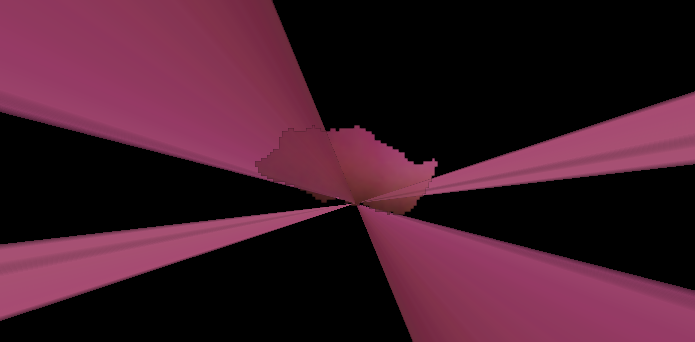
#> input picture Sessions/session_20260815_155014/mosaic.png, 695 x 342 px
$ python -i mosaic.py   (imports and definitions only)
#> lines starting #> are read from the running program, lines starting #| are printed output that depends on the picture; after the words box and inside, x2 and y2 are one past the last pixel; in counts of white or black regions, pixels touching at a corner belong together
#> further down, picture is the input picture: shape (342, 695, 3); mean B, G, R 41.8, 26.7, 64.2
"""Stitch the red-eye (fundus) extracts of one capture session into a mosaic.

Each capture isolates the pixels the flash brought back through the pupil — a
small, irregular patch of retina.  Different gaze directions expose different
patches, so several captures of the same eye can be registered and blended into a
wider view of the fundus than any single flash can reach.

Design notes
────────────
* **Feature-based**, SIFT preferred with an ORB fallback: the patches overlap only
  partially and sit at different scales/rotations as the eye rolls, so a plain
  translation model is not enough.  SIFT is markedly better on this low-contrast,
  low-texture material; ORB is there because SIFT is absent from some OpenCV
  builds (notably older ARM ones on the Pi).
* Features are detected on a **contrast-boosted** copy of the patch, but only
  inside its own mask — the black surround is not real image content and its
  border generates strong, meaningless corners.
* Registration is **graph-based**, not sequential.  Every pair of captures is
  matched once, and the resulting graph decides both where to start and what to
  add: the seed is the best-connected image (most inlier matches to the others,
  inside the largest connected component), not whichever happened to be captured
  first.  A poor first capture therefore no longer caps the whole mosaic.
* The mosaic then grows greedily — at each step the unplaced image with the
  strongest link to what is already placed joins, so a capture that overlaps ANY
  placed image lands, not only one that overlaps its predecessor.  When it
  overlaps several, its position is fitted jointly to all of them: the inlier
  correspondences from every placed neighbour are mapped into mosaic coordinates
  and one homography is fitted to the pooled set (RANSAC), which is the standard
  resection and beats chaining through an arbitrary single neighbour.
* Anything the graph could not attach gets one more chance against the RENDERED
  mosaic, whose blended overlap region carries features no single patch has.
* Blending is a masked running average, which hides the seams without needing a
  full multi-band pyramid.

Usable with no hardware: `python mosaic.py <session_dir> [-o out.png]`.
"""

from __future__ import annotations

import glob
import os
import sys

import cv2
import numpy as np

# ── tuning ──
# Three separate gates, easily confused, in the order a pair passes through them:
#   MIN_MATCHES  good descriptor matches needed before a model is even FITTED
#   MIN_INLIERS  RANSAC inliers needed to accept that fit
#   MIN_NCC      photometric agreement over the overlap — the decisive one
# All three used to sit at 8, which was far too strict at both of the first two.
# Measured on a real 14-capture session, the pair 1-2 produces 5 good matches, a
# 4-inlier similarity, and an NCC of 0.80 over 24k px of overlap — an unambiguous
# true overlap that an 8-match gate discards before ever looking at the pixels.
# A similarity needs two correspondences and a homography four, so four good
# matches is the algebraic floor; below that there is nothing to fit.  Everything
# above it is decided by whether the patches actually agree, not by how many
# descriptors happened to survive the ratio test on 30x25px of low-contrast tissue.
MIN_MATCHES = 4           # fewest good descriptor matches worth fitting a model to
MIN_KEYPOINTS = 4         # ...and fewest keypoints for a patch to be matchable
# Fewest RANSAC inliers to accept a fit.  Deliberately low, because inlier count is
# the WEAK test on this material and photometric agreement (MIN_NCC) is the strong
# one.  Measured over a real 14-capture session (extracts of 31x26 to 42x33 px,
# 32-55 keypoints each): every true pairing had only 3-5 inliers but scored NCC
# 0.53-0.91, while wrong pairings reached 5-8 inliers and scored below 0.46.  An
# inlier floor high enough to exclude the latter excludes all of the former too.
# A similarity is determined by two correspondences, so three leaves one to spare.
MIN_INLIERS = 3
LOWE_RATIO = 0.78         # Lowe ratio test for descriptor matching
RANSAC_REPROJ = 4.0       # px reprojection tolerance for findHomography
MIN_INLIER_FRAC = 0.30    # inliers/matches below this = a bogus alignment
# The canvas is sized to the union of everything the graph placed, so this margin
# is only headroom for the rescue pass (and for looking at the result).
CANVAS_MARGIN = 0.35      # pad the union by this fraction of its longest side
MAX_DIM = 2600            # cap the canvas so a runaway homography cannot explode it
# A capture is a patch of the SAME fundus seen from a slightly different gaze, so a
# homography that changes its area by more than this is not a registration.
MAX_AREA_RATIO = 6.0
# A homography has 8 degrees of freedom.  Fitted to the dozen-odd matches these
# small patches yield, it happily "explains" them with a violent projective warp
# that folds the patch over its own horizon — an alignment that looks excellent by
# inlier count and is nonsense.  So the model is chosen by the evidence: a
# similarity (4 DOF: rotate, uniform scale, translate) is what a small gaze change
# over a small patch actually produces, and the full homography is only allowed in
# when there are plenty of matches AND it earns its extra freedom in inliers.
HOMOGRAPHY_MIN_MATCHES = 25
HOMOGRAPHY_GAIN = 1.15    # homography needs this many times the similarity's inliers

# Inlier counts alone do NOT establish a match here.  Every capture is the same kind
# of blotchy, self-similar tissue, so two patches that barely touch — or do not
# overlap at all — still turn up a handful of mutually consistent descriptors, and a
# transform fitted to them stacks the patches on top of each other.  So every
# candidate is verified photometrically: warp one patch onto the other and correlate
# the pixels where they actually land together.  This is the decisive test —
# on a real session, true and false pairings separate at 0.46/0.53 with no overlap
# in between, and on synthetic captures at 0.19/0.79.
MIN_OVERLAP_FRAC = 0.12   # overlap must be this much of the smaller patch
MIN_OVERLAP_PX = 200      # ...and this many analysis-space pixels
MIN_NCC = 0.50            # zero-mean normalised correlation over that overlap
CLAHE_CLIP = 3.0
CLAHE_TILE = 8

# A red-eye extract is a SMALL patch (measured: 28x23 to 93x56 px) adrift in an
# otherwise black 480x640 frame.  Run at that scale, SIFT finds 0-7 keypoints —
# far too few to match.  Cropping to the patch and enlarging it to ANALYSIS_SIZE
# takes the same patches to 32-95 keypoints, which is what makes feature-based
# stitching viable here at all.  Detection therefore happens in a per-image
# "analysis space", and the resulting homography is mapped back afterwards.
ANALYSIS_SIZE = 240       # longest side of the crop fed to the detector, px
ANALYSIS_PAD = 4          # px of context kept around the patch when cropping
ANALYSIS_ERODE = 5        # mask erosion IN ANALYSIS SPACE (~1px of original).
                          # Measured: dropping it to 3 costs real registrations,
                          # and raising it costs more — see KP_SUPPORT_CLEAR.

# Keeping the detector off the patch's own black border, properly.
#
# Eroding the mask is the blunt version of this: it forbids keypoint CENTRES near
# the rim, uniformly, whatever their scale — so a small, perfectly clean feature
# 6px in is deleted to protect a large one whose support genuinely straddles the
# edge.  The per-keypoint test below is the right shape instead: a keypoint is
# contaminated only if ITS OWN support region reaches the boundary, which is what
# `dist_to_edge >= KP_SUPPORT_CLEAR * kp.size / 2` says.
#
# DEFAULT OFF, because measurement says so.  Over two real sessions (14 and 13
# captures), against the NCC-verified true pairs of the first:
#
#   erode=5, off     1303 kp    6/6 true pairs, 0 false   <- current behaviour
#   erode=3, x0.5    1446 kp    6/6 true pairs, 0 false
#   erode=5, x0.5    1034 kp    4/6 true pairs
#   erode=1, x1.0    1392 kp    4/6 true pairs
#   erode=1, x1.5     769 kp    3/6 true pairs
#   erode=1, x2.0     343 kp    0/6 true pairs  — total collapse
#
# The reason is scale.  A 31x26px extract has no well-interior region relative to
# SIFT's descriptor support, so on this material "clean of the boundary" and "has
# any features at all" are in direct conflict — the boundary-adjacent keypoints
# ARE the ones doing the matching, and ~77% of all keypoints are within 12
# analysis-px of the rim.  Set it above 0 once the scan captures at full sensor
# resolution, where the same patch carries four times the interior area and there
# is genuinely something to keep; the numbers above are what tightening costs
# before that point.
KP_SUPPORT_CLEAR = 0.0
MOSAIC_UPSCALE = 3.0      # render the mosaic this much larger than the source, so
                          # the stitched fundus is not limited to ~50px of detail
MAX_PASSES = 6            # backstop on the agglomeration loop.  It already stops
                          # when a pass merges nothing, and each pass at least
                          # halves the count when it does merge, so this is only
                          # ever reached if something pathological is happening.


def _detector():
    """SIFT if this OpenCV build has it, else ORB.  Returns (detector, norm)."""
    if hasattr(cv2, "SIFT_create"):
        try:
            return cv2.SIFT_create(nfeatures=1500), cv2.NORM_L2, "SIFT"
        except cv2.error:
            pass
    return cv2.ORB_create(nfeatures=2000), cv2.NORM_HAMMING, "ORB"


def content_bbox(mask):
    """(x0, y0, w, h) of the non-zero content, or None."""
    ys, xs = np.nonzero(mask)
    if not len(xs):
        return None
    x0, x1 = int(xs.min()), int(xs.max())
    y0, y1 = int(ys.min()), int(ys.max())
    return x0, y0, x1 - x0 + 1, y1 - y0 + 1


def _analysis(bgr, mask=None):
    """Crop to the patch and enlarge it for feature detection.

    Returns (gray, mask, S) where S is the 3x3 transform taking ORIGINAL image
    coordinates into this analysis image, so a homography found here can be mapped
    back.  Without this the patches are far too small for SIFT to describe.
    """
    gray = bgr if bgr.ndim == 2 else cv2.cvtColor(bgr, cv2.COLOR_BGR2GRAY)
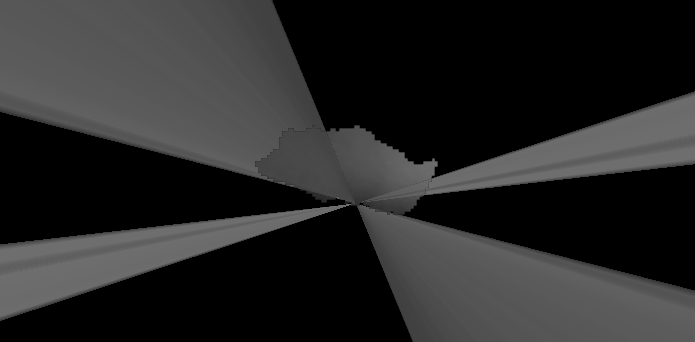
#> gray: shape (342, 695); min 0, max 110, mean 39.7
    if mask is None:
        mask = (gray > 0).astype(np.uint8) * 255
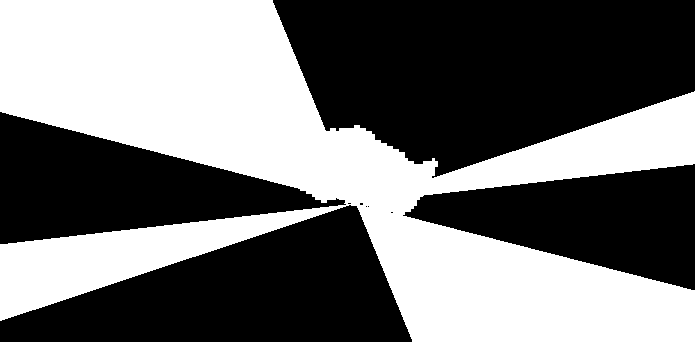
#> mask: shape (342, 695); 45.2% white; 1 white region, box (x1, y1, x2, y2) and area: (0, 0, 695, 342) 107340
    bb = content_bbox(mask)
#> in content_bbox, `x0, x1 = int(xs.min()), int(xs.max())`: x0 = 0; x1 = 694
#> in content_bbox, `y0, y1 = int(ys.min()), int(ys.max())`: y0 = 0; y1 = 341
#> bb = (0, 0, 695, 342)
    if bb is None:
        return None, None, None
    x0, y0, bw, bh = bb
#> x0 = 0; y0 = 0; bw = 695; bh = 342
    p = ANALYSIS_PAD
    x0 = max(0, x0 - p); y0 = max(0, y0 - p)
    x1 = min(gray.shape[1], x0 + bw + 2 * p)
#> x1 = 695
    y1 = min(gray.shape[0], y0 + bh + 2 * p)
#> y1 = 342
    crop = gray[y0:y1, x0:x1]
    cmask = mask[y0:y1, x0:x1]
    if crop.size == 0:
        return None, None, None

    s = ANALYSIS_SIZE / float(max(crop.shape[0], crop.shape[1]))
    s = max(s, 1.0)                       # never shrink; small patches need scale
    nw, nh = max(1, int(crop.shape[1] * s)), max(1, int(crop.shape[0] * s))
    up = cv2.resize(crop, (nw, nh), interpolation=cv2.INTER_CUBIC)
    umask = cv2.resize(cmask, (nw, nh), interpolation=cv2.INTER_NEAREST)

    clahe = cv2.createCLAHE(clipLimit=CLAHE_CLIP,
                            tileGridSize=(CLAHE_TILE, CLAHE_TILE))
    up = clahe.apply(up)
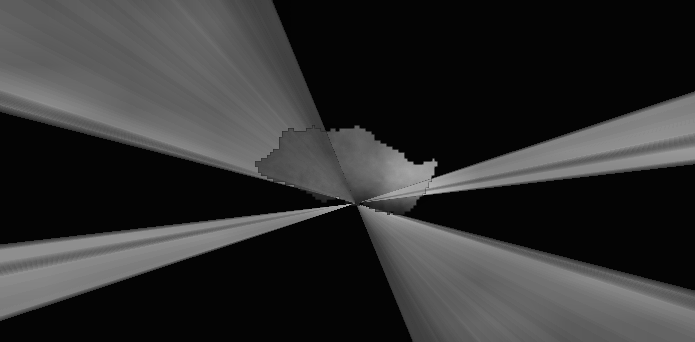
#> up: shape (342, 695); min 3, max 187, mean 49
    # Keep the detector off the patch boundary, whose hard edge against the black
    # surround is a strong but meaningless feature.
    k = cv2.getStructuringElement(cv2.MORPH_ELLIPSE,
                                  (ANALYSIS_ERODE, ANALYSIS_ERODE))
    umask = cv2.erode(umask, k)
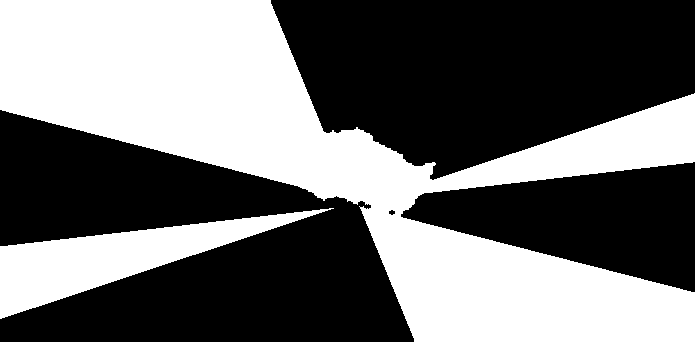
#> umask: shape (342, 695); 43.1% white; 2 white regions

    S = np.array([[s, 0.0, -s * x0],
                  [0.0, s, -s * y0],
                  [0.0, 0.0, 1.0]], np.float64)
#> S = [[1, 0, 0], [0, 1, 0], [0, 0, 1]]
    return up, umask, S


# [79 lines left out: functions _inv, _corners, _sane, _models, not called in this run]


def _boundary_clear(kp, a_mask, factor=None):
    """Split keypoints into (clear_of_the_boundary, contaminated_by_it).

    A keypoint is judged on its OWN support radius — half its `size`, scaled by
    KP_SUPPORT_CLEAR — against the distance from its centre to the nearest
    non-patch pixel.  So a small feature may sit close to the rim and a large one
    may not, which is exactly the distinction a mask erosion cannot make.
    """
    f = KP_SUPPORT_CLEAR if factor is None else factor
    if not kp or f <= 0:
        return list(range(len(kp))), []
    dist = cv2.distanceTransform(a_mask, cv2.DIST_L2, 3)
    h, w = dist.shape
    keep, drop = [], []
    for i, k in enumerate(kp):
        x, y = int(k.pt[0]), int(k.pt[1])
        if 0 <= y < h and 0 <= x < w and dist[y, x] >= f * k.size * 0.5:
            keep.append(i)
        else:
            drop.append(i)
    return keep, drop


# [466 lines left out: functions _feat, _verify, _match_pair, _reverse, match_graph, _components and 7 more, not called in this run]


def keypoint_view(img, mask=None, det=None):
    """One patch AS THE DETECTOR SEES IT, with its keypoints drawn.

    Returns (bgr, n_keypoints), or (None, 0) if the patch has no content.

    The view is in ANALYSIS space — cropped to the patch, enlarged to
    ANALYSIS_SIZE and contrast-boosted (see `_analysis`) — because that is the
    image the matcher actually describes, and because at the source scale of
    ~31x26px the keypoints would be one solid overlapping blob.  The eroded mask
    boundary is outlined too: the detector is confined inside it, so a patch whose
    keypoints all crowd that edge is one whose features are the patch's own
    border rather than fundus texture.
    """
    if det is None:
        det, _, _ = _detector()
    a_img, a_mask, _S = _analysis(img, mask)
    if a_img is None:
        return None, 0
    kp = det.detect(a_img, a_mask)
#> kp = 44 keypoints; strongest (x, y, size): (434, 163, 4.7), (416, 179, 27.2), (362, 208, 4.9), (385, 213, 2.1)
    keep, drop = _boundary_clear(kp, a_mask)
#> keep = 44 values from 0 to 43; drop = []
    vis = cv2.cvtColor(a_img, cv2.COLOR_GRAY2BGR)
    cnts, _ = cv2.findContours(a_mask, cv2.RETR_EXTERNAL, cv2.CHAIN_APPROX_SIMPLE)
#> cnts = 2 contours; box (x1, y1, x2, y2) and area: (0, 0, 695, 342) 88936, (0, 208, 334, 319) 11909
    cv2.drawContours(vis, cnts, -1, (140, 90, 40), 1)
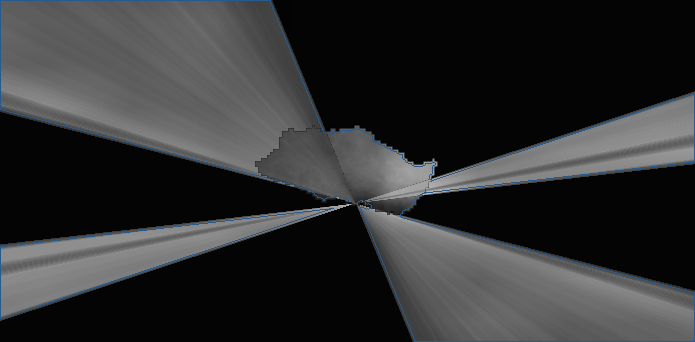
#> vis: shape (342, 695, 3); mean B, G, R 49.5, 48.9, 48.2
    # RICH keypoints: each circle's size is the scale it was found at and the
    # radius line its orientation — both of which have to agree between two
    # patches for the descriptors to match, so they are worth seeing.  Dim red =
    # discarded because its support reached the black surround; green = used.
    rich = cv2.DRAW_MATCHES_FLAGS_DRAW_RICH_KEYPOINTS
    if drop:
        vis = cv2.drawKeypoints(vis, [kp[i] for i in drop], None,
                                color=(60, 60, 190), flags=rich)
    vis = cv2.drawKeypoints(vis, [kp[i] for i in keep], None,
                            color=(0, 255, 0), flags=rich)
    return vis, len(keep)


# [293 lines left out: functions keypoint_sheet, show_keypoints, patch_view_box, crop_box, fit_for_display, crop_to_content and 5 more, not called in this run]


# [2 lines not run here, left out]

>>> import cv2
>>> picture = cv2.imread('Sessions/session_20260815_155014/mosaic.png')
>>> result = keypoint_view(picture)

$ run again, on Sessions/session_20260815_155014/captures.png
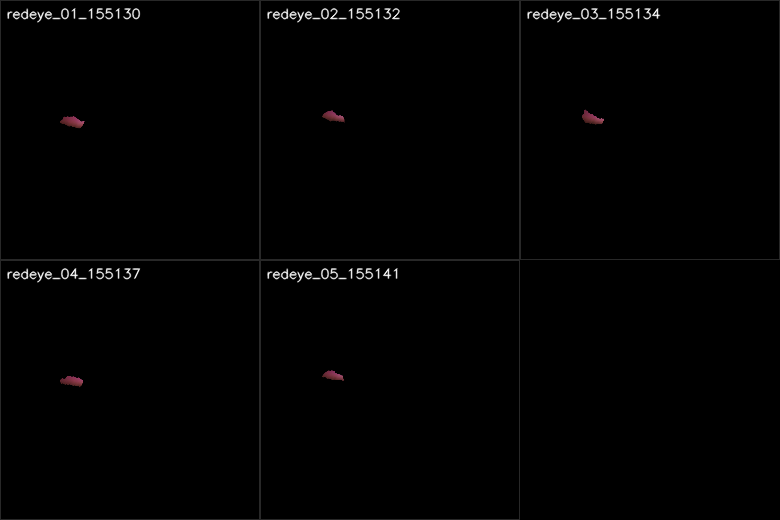
#> input picture Sessions/session_20260815_155014/captures.png, 780 x 520 px
#> picture is the input picture: shape (520, 780, 3); mean B, G, R 1.8, 1.8, 1.9
#> in _analysis, `mask = (gray > 0).astype(np.uint8) * 255`:
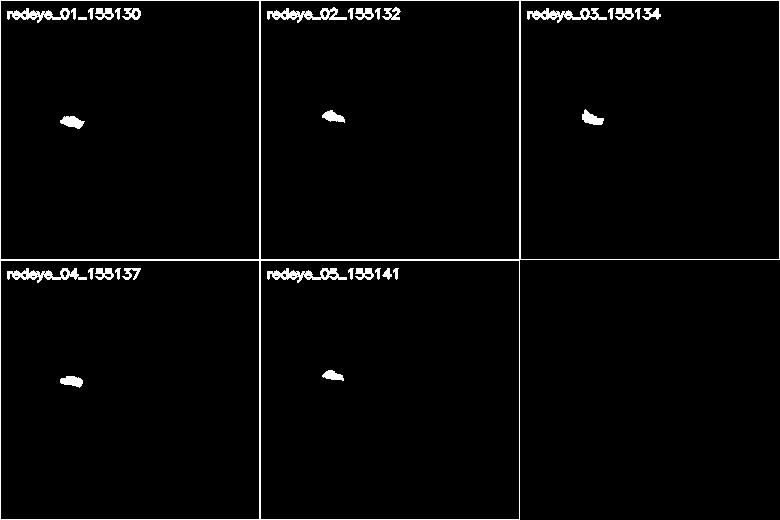
#> mask: shape (520, 780); 2.6% white; 34 white regions, largest, box (x1, y1, x2, y2) and area: (0, 0, 780, 520) 5180, (267, 268, 347, 283) 529, (267, 7, 347, 23) 526
#> ys = 10441 values from 0 to 519; xs = 10441 values, max 779 at index 779, min 0 at index 0, mean 308.7
#> in content_bbox, `x0, x1 = int(xs.min()), int(xs.max())`: x0 = 0; x1 = 779
#> in content_bbox, `y0, y1 = int(ys.min()), int(ys.max())`: y0 = 0; y1 = 519
#> bb = (0, 0, 780, 520)
#> in _analysis, `x0, y0, bw, bh = bb`: x0 = 0; bw = 780; bh = 520
#> in _analysis, `x1 = min(gray.shape[1], x0 + bw + 2 * p)`: x1 = 780
#> in _analysis, `y1 = min(gray.shape[0], y0 + bh + 2 * p)`: y1 = 520
#> umask: shape (520, 780); 0.14% white; 44 white regions (39 under 20 px)
#> S = [[1, 0, 0], [0, 1, 0], [0, 0, 1]]
#> kp = 24 keypoints; strongest (x, y, size): (657, 15, 2.2), (388, 275, 2.1), (75, 275, 2.1), (387, 274, 4.5)
#> keep = [0, 1, 2, 3, 4, 5, 6, 7, 8, 9, 10, 11, 12, 13, 14, 15, 16, 17, 18, 19, 20, 21, 22, 23]; drop = []
#> cnts = 44 contours, 39 with area under 20; largest, box (x1, y1, x2, y2) and area: (62, 118, 81, 127) 80, (62, 378, 81, 385) 64, (584, 113, 601, 123) 64, (325, 112, 342, 120) 53, (325, 372, 341, 378) 39
#> in keypoint_view, `cv2.drawContours(vis, cnts, -1, (140, 90, 40), 1)`:
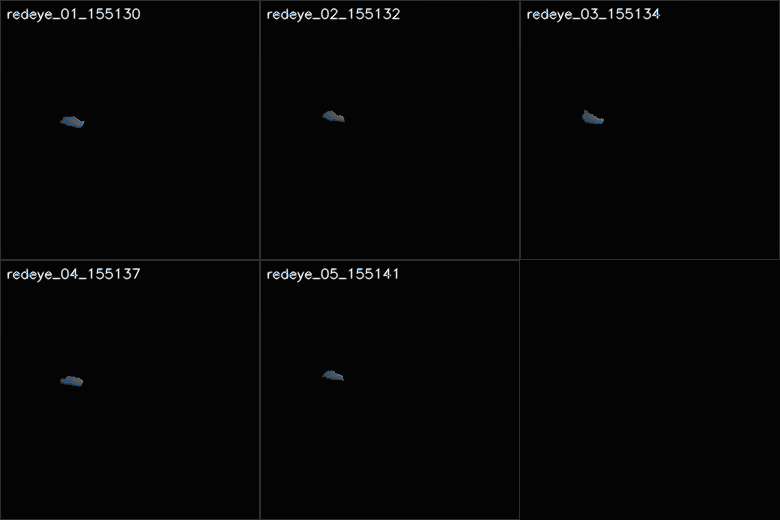
#> vis: shape (520, 780, 3); mean B, G, R 5.9, 5.9, 5.8
